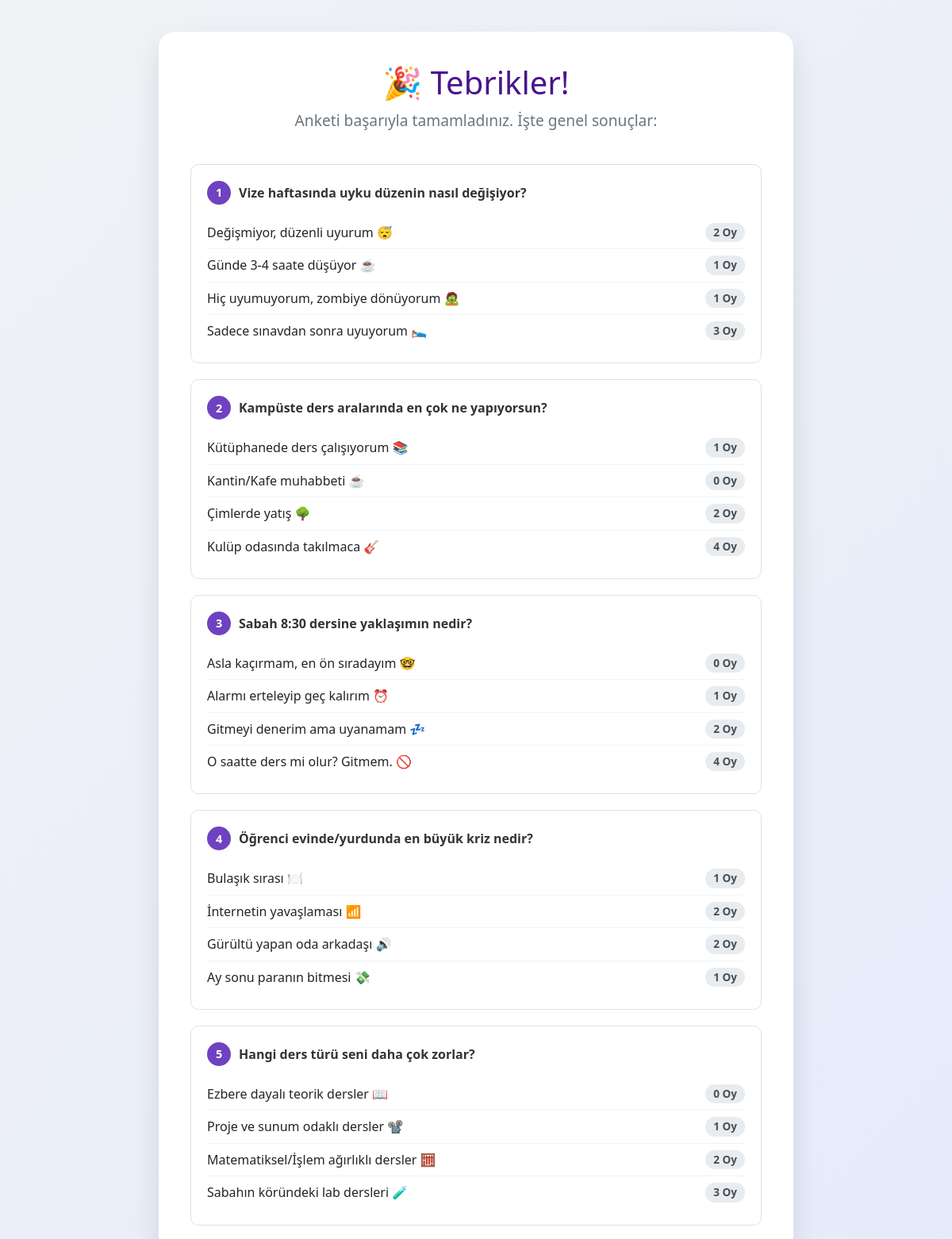
Page /polls/results/ (upper part) on the committed database.
### polls/models.py (models this page shows, shortened)
class Question(models.Model):
    question_text = models.CharField(max_length=200)
    pub_date = models.DateTimeField("date published")

class Choice(models.Model):
    question = models.ForeignKey(Question, on_delete=models.CASCADE)
    choice_text = models.CharField(max_length=200)
    votes = models.IntegerField(default=0)

### polls/views.py (the view)
# urls.py: path("results/", views.ResultsView.as_view(), name="results"), # ID parametresi kaldırıldı
class ResultsView(generic.ListView):
    template_name = "polls/results.html"
    context_object_name = "question_list"
    def get_queryset(self):
        return Question.objects.all().order_by('id')

### polls/templates/polls/results.html (shortened to what this page needs)
<!DOCTYPE html>
<html lang="tr">
<head>
    <link href="https://cdn.jsdelivr.net/npm/bootstrap@5.3.0/dist/css/bootstrap.min.css" rel="stylesheet">
</head>
<body>
    <div class="container">
        <h1>🎉 Tebrikler!</h1>
        <p class="thank-you">Anketi başarıyla tamamladınız. İşte genel sonuçlar:</p>
        {% for question in question_list %}
        <div class="result-card">
            <div class="question-title">
                <span class="badge-count">{{ forloop.counter }}</span>
                {{ question.question_text }}
            </div>
            <div class="choices-list">
                {% for choice in question.choice_set.all %}
                <div class="choice-item">
                    <span>{{ choice.choice_text }}</span>
                    <span class="vote-badge">{{ choice.votes }} Oy</span>
                </div>
                {% endfor %}
            </div>
        </div>
        {% endfor %}
    </div>
</body>
</html>

### polls/templates/polls/results.html (style rules this page uses)
body { background: linear-gradient(135deg, #f0f2f5 0%, #e0e7ff 100%); min-height: 100vh; padding: 40px 0; font-family: 'Segoe UI', sans-serif; }
.container { max-width: 800px; background: white; padding: 40px; border-radius: 20px; box-shadow: 0 15px 35px rgba(0,0,0,0.1); }
h1 { color: #4a148c; text-align: center; margin-bottom: 10px; }
.thank-you { text-align: center; font-size: 1.2em; color: #6c757d; margin-bottom: 40px; }
.result-card { border: 1px solid #dee2e6; border-radius: 10px; padding: 20px; margin-bottom: 20px; background: #fff; transition: transform 0.2s; }
.question-title { font-weight: 600; color: #333; margin-bottom: 15px; display: flex; align-items: center; }
.badge-count { background-color: #6f42c1; color: white; border-radius: 50%; width: 30px; height: 30px; display: inline-flex; justify-content: center; align-items: center; margin-right: 10px; font-size: 0.9em; }
.choice-item { display: flex; justify-content: space-between; padding: 8px 0; border-bottom: 1px solid #f1f3f5; }
.choice-item:last-child { border-bottom: none; }
.vote-badge { background-color: #e9ecef; color: #495057; padding: 2px 10px; border-radius: 12px; font-size: 0.85em; font-weight: 600; }

### rows in the picture
Question: question_text "Vize haftasında uyku düzenin nasıl değişiyor?"
Choice: choice_text "Değişmiyor, düzenli uyurum 😴", votes "2"
Choice: choice_text "Günde 3-4 saate düşüyor ☕", votes "1"
Choice: choice_text "Hiç uyumuyorum, zombiye dönüyorum 🧟", votes "1"
Choice: choice_text "Sadece sınavdan sonra uyuyorum 🛌", votes "3"
Question: question_text "Kampüste ders aralarında en çok ne yapıyorsun?"
Choice: choice_text "Kütüphanede ders çalışıyorum 📚", votes "1"
Choice: choice_text "Kantin/Kafe muhabbeti ☕", votes "0"
Choice: choice_text "Çimlerde yatış 🌳", votes "2"
Choice: choice_text "Kulüp odasında takılmaca 🎸", votes "4"
Question: question_text "Sabah 8:30 dersine yaklaşımın nedir?"
Choice: choice_text "Asla kaçırmam, en ön sıradayım 🤓", votes "0"
Choice: choice_text "Alarmı erteleyip geç kalırım ⏰", votes "1"
Choice: choice_text "Gitmeyi denerim ama uyanamam 💤", votes "2"
Choice: choice_text "O saatte ders mi olur? Gitmem. 🚫", votes "4"
Question: question_text "Öğrenci evinde/yurdunda en büyük kriz nedir?"
Choice: choice_text "Bulaşık sırası 🍽️", votes "1"
Choice: choice_text "İnternetin yavaşlaması 📶", votes "2"
Choice: choice_text "Gürültü yapan oda arkadaşı 🔊", votes "2"
Choice: choice_text "Ay sonu paranın bitmesi 💸", votes "1"
Question: question_text "Hangi ders türü seni daha çok zorlar?"
Choice: choice_text "Ezbere dayalı teorik dersler 📖", votes "0"
Choice: choice_text "Proje ve sunum odaklı dersler 📽️", votes "1"
Choice: choice_text "Matematiksel/İşlem ağırlıklı dersler 🧮", votes "2"
Choice: choice_text "Sabahın köründeki lab dersleri 🧪", votes "3"
